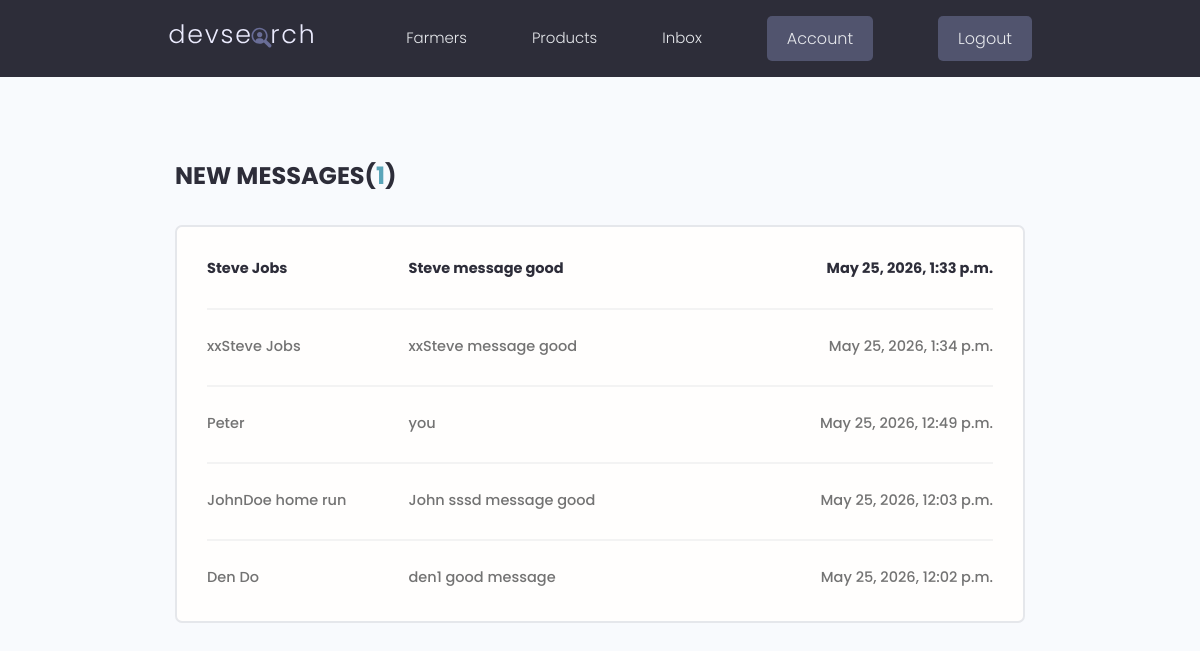
The page /inbox/ (signed in) on the database its author committed.
### users/models.py (models this page shows, shortened)
class Message(models.Model):
    sender = models.ForeignKey(Profile, on_delete=models.SET_NULL, null=True)
    recipient = models.ForeignKey(Profile, on_delete=models.SET_NULL, null=True, related_name="messages")
    name = models.CharField(max_length=200, null=True, blank=True)
    email = models.EmailField(max_length=200, null=True, blank=True)
    subject = models.CharField(max_length=200, null=True, blank=True)
    body = models.TextField()
    is_read = models.BooleanField(default=False, null=True)
    created = models.DateTimeField(auto_now_add=True)
    id = models.UUIDField(
        default=uuid.uuid4, unique=True,
        primary_key=True, editable=False
    )
    class Meta:
        ordering = ['is_read', '-created']

### users/views.py (the view)
# urls.py: path('inbox/', views.inbox, name='inbox'),
@login_required(login_url='login')
def inbox(request):
    profile = request.user.profile
    messageRequest = profile.messages.all()
    unreadCount = messageRequest.filter(is_read=False).count()
    context = {'messageRequest': messageRequest, 'unreadCount': unreadCount}
    return render(request, 'users/inbox.html', context)

### users/templates/users/inbox.html
{% extends 'main.html' %}
{% block content %}
  <main class="inbox my-xl">
    <div class="content-box">
      <h3 class="inbox__title">New Messages(<span>{{unreadCount}}</span>)</h3>
      <ul class="messages">
        {% for message in messageRequest %}
        {% if message.is_read == False %}
        <li class="message message--unread">
          {% else %}
        <li class="message">
        {% endif %}
          <a href="{% url 'message' message.id %}">
            <span class="message__author">{{message.name}}</span>
            <span class="message__subject">{{message.subject}}</span>
            <span class="message__date">{{message.created}}</span>
          </a>
        </li>
        {% endfor %}
      </ul>
    </div>
  </main>
{% endblock content %}

### static/styles/app.css (style rules this page uses)
:root { --color-sub: #2d2d39; }
.content-box { width: 95%; max-width: 85rem; margin: 0 auto; }
.inbox { height: 90vh; }
.inbox__title, .inbox__title span { font-size: 2.4rem; font-weight: 700; color: var(--color-sub); text-transform: uppercase; text-align: left; margin-bottom: 3rem; }
.inbox__title span { color: var(--color-main); }
.messages { list-style: none; background: var(--color-white); padding: 0.5rem 3rem; border: 2px solid var(--color-light); border-radius: 0.7rem; }
.message { padding: 2.5rem 0; }
.message > a span { font-size: 1.45rem; font-weight: 500; }
.message.message--unread a span { font-weight: 700; color: var(--color-sub); }
.message:not(:last-child) { border-bottom: 2px solid var(--color-white-light); }
.message > a { display: flex; gap: 1rem; }
.message__author, .message__date { flex-basis: 25%; }
.message__subject { flex-basis: 50%; }
.message__date { text-align: right; }

### static/uikit/styles/modules/_variables.css (style rules this page uses)
:root { --color-main: #5aa5b9; --color-main-light: #e6faff; --color-sub: #3f4156; --color-sub-light: #51546e; --color-sub-lighter: #ededfd; --color-text: #737373; --color-gray: #8b8b8b; --color-light: #e5e7eb; --color-light-gray: #767676; --color-bg: #f8fafd; --color-white: #fffefd; --color-white-light: #f3f3f3; --color-success: #359e64; --color-success-bg: #def8e8; --color-error: #fc4b0b; --color-error-bg: #fff2ee; --font-base: 'Poppins', arial, helvetica, 'Segoe UI', roboto, ubuntu, sans-serif; --font-monospace: 'Fira Code', 'Courier New', courier, monospace; --font-regular: 300; --font-medium: 500; --font-bold: 700; --generic-shadow: 1px 1px 5px #00000010; --generic-transition: all 0.3s ease-in-out; }

### static/uikit/styles/modules/_base.css (style rules this page uses)
* { margin: 0; padding: 0; box-sizing: border-box; text-rendering: optimizeLegibility; color: inherit; font-size: inherit; }
html { font-size: 50%; }
@media only screen and (min-width: 480px) { html { font-size: 56.25%; } }
@media only screen and (min-width: 1200px) { html { font-size: 62.5%; } }
body { line-height: 1.6; font-weight: 400; font-size: 1.5rem; color: var(--color-text); background-color: var(--color-bg); min-height: 100vh; }

### static/uikit/styles/modules/_typography.css (style rules this page uses)
* { font-family: var(--font-base); }
h3 { font-size: 3.2rem; font-weight: var(--font-medium); }
p, span, strong { font-size: 1.6rem; color: var(--color-text); font-weight: var(--font-regular); }
a { padding-bottom: 2px; text-decoration: none; display: inline-block; color: var(--color-main); font-weight: var(--font-medium); }

### static/uikit/styles/modules/_utilities.css (style rules this page uses)
.my-xl { margin: 8rem auto; }

### rows shown on the page
Message: name "Steve Jobs", subject "Steve message good", created "May 25, 2026, 1:33 p.m."
Message: name "xxSteve Jobs", subject "xxSteve message good", created "May 25, 2026, 1:34 p.m."
Message: name "Peter", subject "you", created "May 25, 2026, 12:49 p.m."
Message: name "JohnDoe home run", subject "John sssd message good", created "May 25, 2026, 12:03 p.m."
Message: name "Den Do", subject "den1 good message", created "May 25, 2026, 12:02 p.m."

### other values the page prints
{{ unreadCount }} "1"
